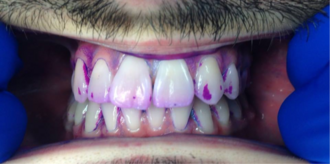
#> input picture Data/Plaque_Disclosing_Gel.png, 330 x 164 px
$ python -i plaque_visualization.py   (imports and definitions only)
#> lines starting #> are read from the running program, lines starting #| are printed output that depends on the picture
import cv2
import numpy as np

# นำเข้าฟังก์ชันที่จำเป็นจากการคำนวณ
from plaque_calculation import get_x_on_row, make_shape_based_zone_masks

# [35 lines left out: function draw_dashed_polyline, not called in this run]

def enhance_tooth_image(image_rgb, scale=2):
#> called with scale = 2
    h, w = image_rgb.shape[:2]
#> h = 164; w = 330

    up = cv2.resize(
        image_rgb,
        (w * scale, h * scale),
        interpolation=cv2.INTER_CUBIC
    )

    lab = cv2.cvtColor(up, cv2.COLOR_RGB2LAB)
#> lab: shape (328, 660, 3); mean of channels 0, 1, 2 100.4, 140.6, 114.6
    l, a, b = cv2.split(lab)
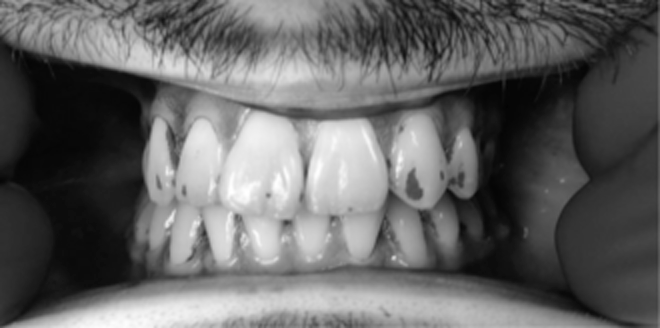
#> l: shape (328, 660); min 2, max 255, mean 100.4
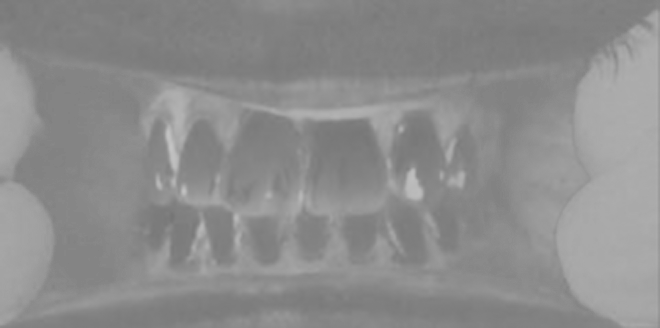
#> a: shape (328, 660); min 117, max 196, mean 140.6
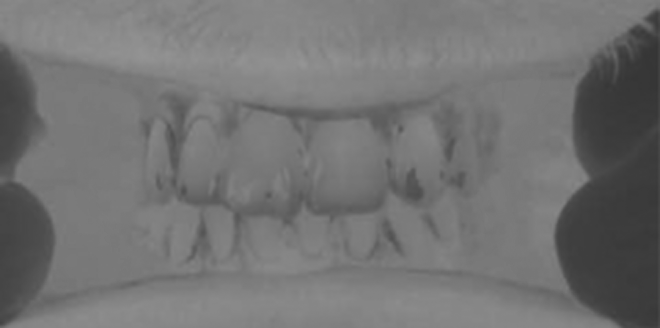
#> b: shape (328, 660); min 53, max 149, mean 114.6

    clahe = cv2.createCLAHE(clipLimit=2.0, tileGridSize=(8, 8))
    l2 = clahe.apply(l)
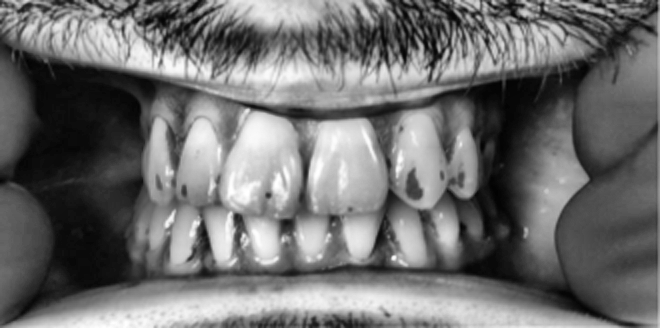
#> l2: shape (328, 660); min 1, max 255, mean 111.2

    lab2 = cv2.merge([l2, a, b])
#> lab2: shape (328, 660, 3); mean of channels 0, 1, 2 111.2, 140.6, 114.6
    out = cv2.cvtColor(lab2, cv2.COLOR_LAB2RGB)
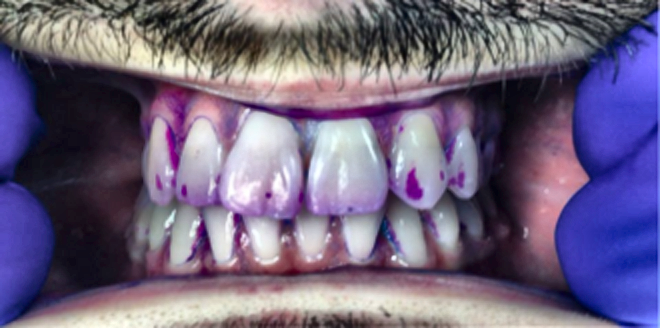
#> out: shape (328, 660, 3); mean R, G, B 111.7, 99.9, 127.8

    return out

# [238 lines left out: functions visualize_plaque, draw_shape_based_php_zones, draw_qhpi_visual, not called in this run]

>>> import cv2
>>> picture = cv2.cvtColor(cv2.imread('../Data/Plaque_Disclosing_Gel.png'), cv2.COLOR_BGR2RGB)
>>> result = enhance_tooth_image(picture)
